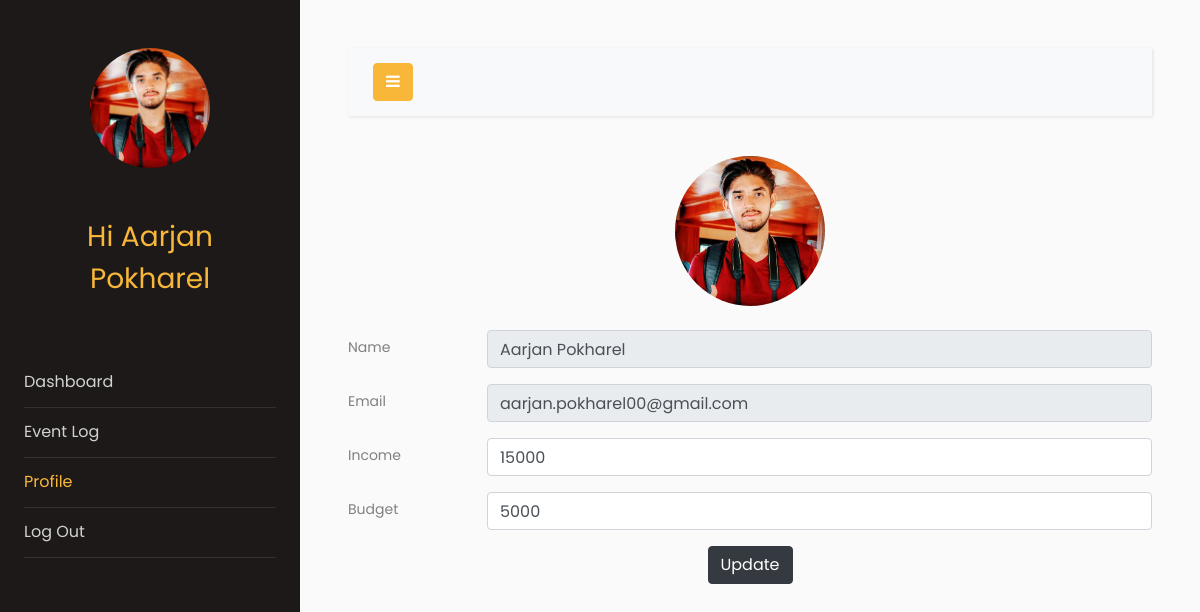
Screenshot of /profile (signed in) with the database file from the repository.
### models.py (models this page shows, shortened)
class Users(db.Model, UserMixin):
    __tablename__ = "users"
    id = db.Column(db.Integer, primary_key=True)
    email = db.Column(db.String(64), unique=True, index=True)
    name = db.Column(db.String(64))
    pasword_hash = db.Column(db.String(128))
    income = db.Column(db.Integer)
    budget = db.Column(db.Integer, default=0)
    profile_image = db.Column(
        db.String(128), nullable=False, default="default_profile.jpeg"
    )
    trans = db.relationship("Transactions", backref="User", lazy="dynamic")

### app.py (the view)
@app.route("/profile", methods=["GET", "POST"])
@login_required
def profile():
    form = profiles()
    if form.validate_on_submit():
        print("in if")
        if form.image.data:
            username = current_user.id
            image_data = current_user.profile_image
            current_user.profile_image = "default_profile.jpeg"
            db.session.commit()
            pic = add_profile_pic(form.image.data, username, image_data)
            current_user.profile_image = pic
        current_user.budget = form.budget.data
        current_user.income = form.income.data
        db.session.commit()
        flash("User Account Updated")
        return redirect(url_for("profile"))
    elif request.method == "GET":
        form.name.data = current_user.name
        form.email.data = current_user.email
        form.budget.data = current_user.budget
        form.income.data = current_user.income
        form.image.data = current_user.profile_image
    profile_image = url_for(
        "static", filename="profile_pics/" + current_user.profile_image
    )
    return render_template("profile.html", proForm=form, profile_image=profile_image)

### forms.py
class profiles(FlaskForm):
    name = StringField('Name')
    email = StringField('Email')
    image = FileField('Update Image', validators=[
                      FileAllowed(['jpg', 'png', 'jpeg','jfif'])])
    budget = IntegerField('Monthly Budget', validators=[DataRequired()])
    income = IntegerField('Monthly Income', validators=[DataRequired()])
    submit = SubmitField('Update')

### models.py (called while the page is built)
@login_manager.user_loader
def load_user(user_id):
    return Users.query.get(user_id)

### templates/profile.html (shortened to what this page needs)
<!doctype html>
<html lang="en">
<head>
    <link rel="stylesheet" href="https://stackpath.bootstrapcdn.com/font-awesome/4.7.0/css/font-awesome.min.css">
    <link rel="stylesheet" href="{{ url_for('static', filename='css1/style.css') }}">
</head>
<body>
    <div class="wrapper d-flex align-items-stretch">
        <nav id="sidebar">
            <div class="p-4 pt-5">
                <a href="#" class="img logo rounded-circle mb-5" style="background-image: url({{url_for('static',filename='profile_pics/'+current_user.profile_image)}});"></a>
                <h3 style="color: #f8b739; font-family: Poppins, Arial, sans-serif; text-align: center;">Hi {{current_user.name}}</h3>
                <br>
                <br>
                <ul class="list-unstyled components mb-5">
                    <li>
                        <a href="{{url_for('dashboard')}}">Dashboard</a>
                    </li>
                    <li >
                        <a href="{{url_for('passbook')}}">Event Log</a>
                    </li>
                    <li class="active">
                        <a href="{{url_for('profile')}}">Profile</a>
                    </li>
                    <li>
                        <a href="{{url_for('logout')}}">Log Out</a>
                    </li>
                </ul>
            </div>
        </nav>
        <div id="content" class="p-4 p-md-5">
            <nav class="navbar navbar-expand-lg navbar-light bg-light">
                <div class="container-fluid">
                    <button type="button" id="sidebarCollapse" class="btn btn-primary">
                        <i class="fa fa-bars"></i>
                    </button>
                </div>
            </nav>
            <form method="POST" enctype="multipart/form-data">
                <div class="form-group row" >
                    <div  style="margin: 0 auto 0" >
                        <label for="file-input">
                           <img class="rounded-circle" height="150px" width="150px" src="{{url_for('static',filename='profile_pics/'+current_user.profile_image)}}" />
                        </label>
                    </div>
                </div>
                <div class="form-group row">
                    <label for="staticEmail" class="col-sm-2 col-form-label">Name</label>
                    <div class="col-sm-10">
                        {{proForm.name(class='form-control',disabled=True)}}
                    </div>
                </div>
                <div class="form-group row">
                    <label for="staticEmail" class="col-sm-2 col-form-label">Email</label>
                    <div class="col-sm-10">
                        {{proForm.email(class="form-control", disabled=True)}}
                    </div>
                </div>
                <div class="form-group row">
                    <label for="inputPassword" class="col-sm-2 col-form-label">Income</label>
                    <div class="col-sm-10">
                        {{proForm.income(class='form-control',maxlength=18)}}
                    </div>
                </div>
                <div class="form-group row">
                    <label for="inputPassword" class="col-sm-2 col-form-label">Budget</label>
                    <div class="col-sm-10">
                        {{proForm.budget(class='form-control',maxlength=18)}}
                    </div>
                </div>
                <div class="form-group row">
                    <div style="margin:0 auto 0">
                        {{proForm.submit(class='btn btn-dark')}}
                    </div>
                </div>
            </form>
        </div>
    </div>
</body>
</html>

### rows the page displays
Users: profile_image (picture), name "Aarjan Pokharel", email "aarjan.pokharel00@gmail.com", income "15000", budget "5000"
